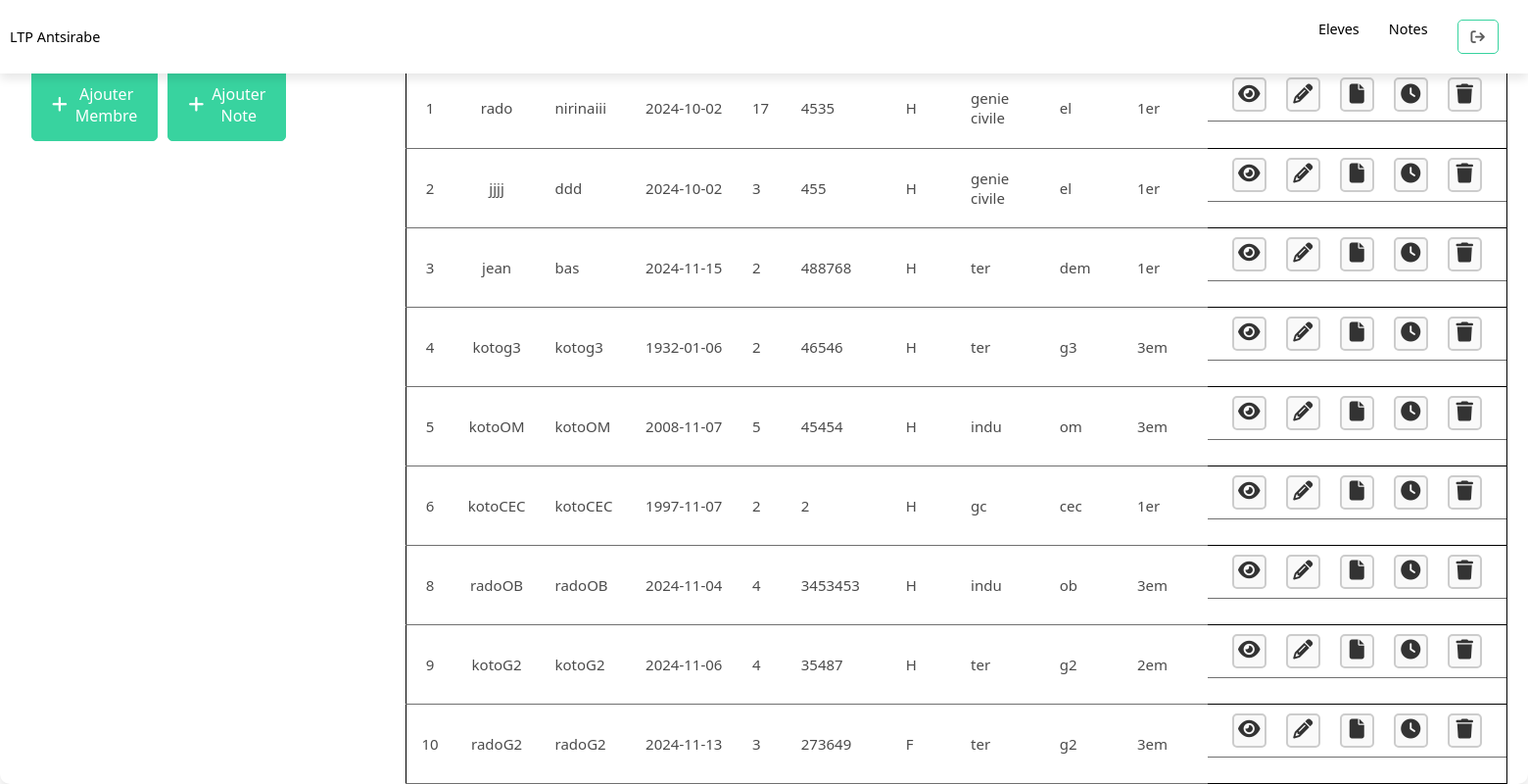
Before: /Controller/ListeController.php with the older database file.
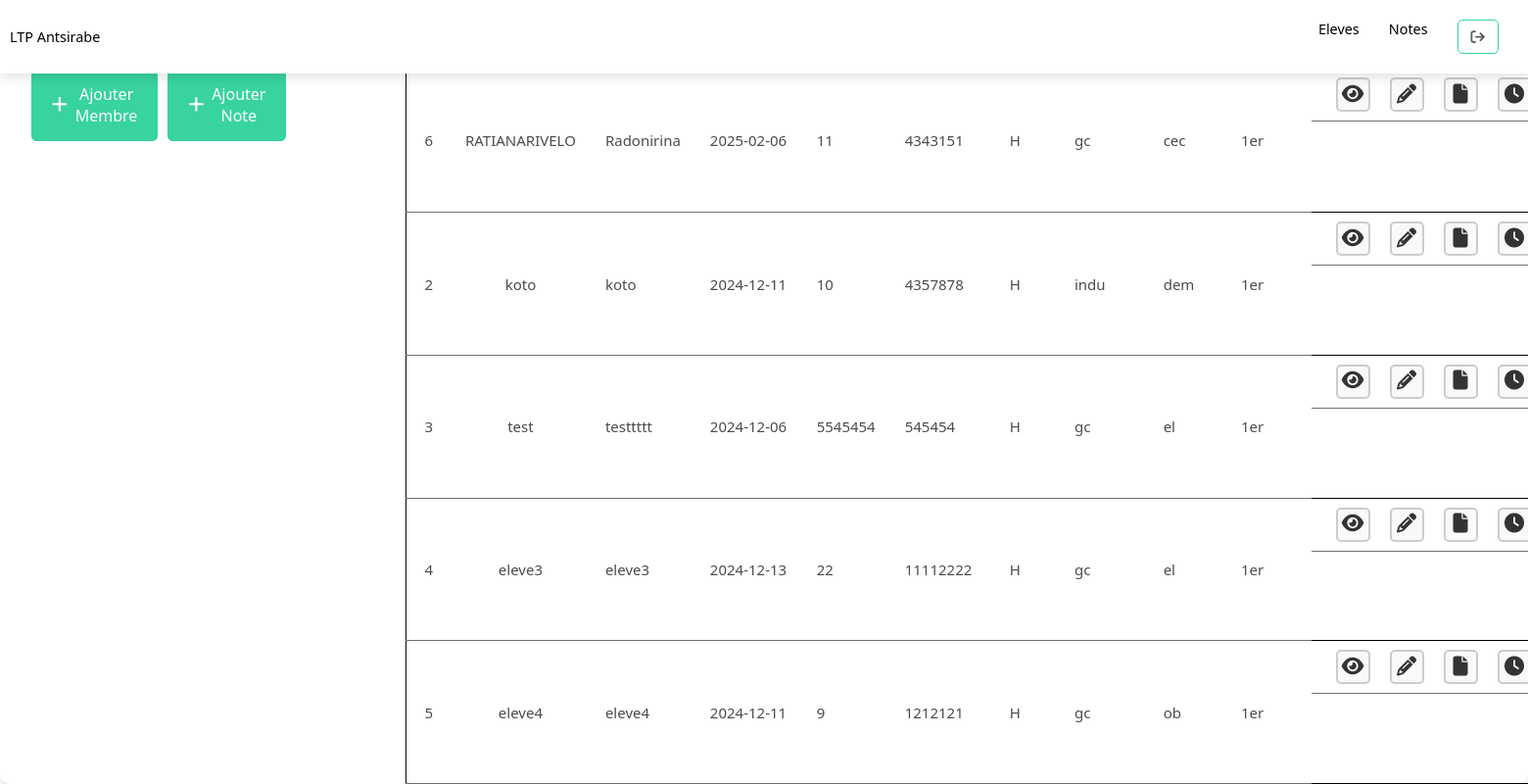
After: the same page with the newer database file.
### tables this page shows
CREATE TABLE `eleves` (
  `id` int(11) NOT NULL,
  `nom` varchar(255) NOT NULL,
  `prenom` varchar(255) NOT NULL,
  `date_naissance` date NOT NULL,
  `numero` int(4) NOT NULL,
  `matricule` varchar(255) NOT NULL,
  `sexe` varchar(6) NOT NULL,
  `secteur` varchar(255) NOT NULL,
  `filiere` varchar(255) NOT NULL,
  `niveau` varchar(255) NOT NULL,
  `Contact` varchar(100) NOT NULL,
  `Address` varchar(100) NOT NULL,
  `Inscription` varchar(100) NOT NULL,
  `Observation` varchar(11) NOT NULL
);

### Controller/ListeController.php (called while the page is built)
<?php
    require_once '../Models/EleveModel.php';
    require_once '../Dbo/DbAcces.php';
    require_once '../config/database.php';
    $contro = new DbAcces($conn);
    $lesEleves = $contro->ListeEleve();
    include '../liste.php';

### Dbo/DbAcces.php (called while the page is built, shortened)
<?php
    require_once '../Models/EleveModel.php';
    class DbAcces{
        private $conn;
        public function __construct($conn){
            $this->conn = $conn;
        }
        public function ListeEleve() {
            try {
                $requete = $this->conn->query("SELECT * FROM eleves");
                $eleves = [];
                while ($row = $requete->fetch(PDO::FETCH_ASSOC)) {
                    $eleves[] = new EleveModel(
                        $row["id"],
                        $row["nom"],
                        $row["prenom"],
                        $row["date_naissance"],
                        $row["numero"],
                        $row["matricule"],
                        $row["sexe"],
                        $row["secteur"],
                        $row["filiere"],
                        $row["niveau"],
                        $row["Contact"],
                        $row["Address"],
                        $row["Inscription"],
                        $row["Observation"],
                    );
                }
                return $eleves;
            } catch (PDOException $ex) {
                echo "Erreur : " . $ex->getMessage();
                return false;
            }
        }
    }
?>

### Models/EleveModel.php (called while the page is built, shortened)
<?php
    class EleveModel{
        private $id;
        private $nom;
        private $prenom;
        private $date_naissance;
        private $numero;
        private $matricule;
        private $sexe;
        private $secteur;
        private $filiere;
        private $niveau;
        public function __construct($id,$nom,$prenom,$date_naissance,$numero,$matricule,$sexe,$secteur,$filiere,$niveau,$contact,$address,$inscription,$observation){
        $this->id = $id;
            $this->nom = $nom;
            $this->prenom = $prenom;
            $this->date_naissance = $date_naissance;
            $this->numero = $numero;
            $this->matricule = $matricule;
            $this->sexe = $sexe;
            $this->secteur = $secteur;
            $this->filiere = $filiere;
            $this->niveau = $niveau;
        }
        public function getId()
        {
                return $this->id;
        }
        public function getNom()
        {
                return $this->nom;
        }
        public function getPrenom()
        {
                return $this->prenom;
        }
        public function getDate_naissance()
        {
                return $this->date_naissance;
        }
        public function getNumero()
        {
                return $this->numero;
        }
        public function getMatricule()
        {
                return $this->matricule;
        }
        public function getSexe()
        {
                return $this->sexe;
        }
        public function getSecteur()
        {
                return $this->secteur;
        }
        public function getFiliere()
        {
                return $this->filiere;
        }
        public function getNiveau()
        {
                return $this->niveau;
        }
    }
?>

### liste.php (the view, shortened to what this page needs)
<!DOCTYPE html>
<html>
<head>
<head>
    <link rel="stylesheet" href="../public/css/liste.css">
    <link rel="stylesheet" href="../public/css/all.min.css">
    <link rel="stylesheet" href="../public/css/fontawesome.min.css">
    <link rel="stylesheet" href="../public/DataTables/datatables.min.css">
</head>
</head>
<body>
<?php
include '../views/header.php';
?>
    <div class="container">
      <header>
        <div class="addMemberBtn">
              <a href="../formulaire.php"><button><i class="fa fa-plus"></i> Ajouter Membre </button></a>
              <a href="./NoteController.php"><button><i class="fa fa-plus"></i>  Ajouter Note</button></a>
          </div>
      </header>
      <table id="example" class="display">
          <thead>
              <tr class="heading">
                  <th>id</th>
                  <th>Nom</th>
                  <th>Prenom</th>
                  <th>Date de naissance</th>
                  <th>N°</th>
                  <th>Matricule</th>
                  <th>Sexe</th>
                  <th>Secteur</th>
                  <th>Filière</th>
                  <th>Niveau</th>
                  <th>Action</th>
              </tr>
          </thead>
          <tbody>
          <?php
              foreach($lesEleves as $eleve):?>
              <tr class="tbody">
                  <td><?php echo $eleve->getId(); ?></td>
                  <td><?php echo $eleve->getNom(); ?></td>
                  <td><?php echo $eleve->getPrenom(); ?></td>
                  <td><?php echo $eleve->getDate_naissance(); ?></td>
                  <td><?php echo $eleve->getNumero(); ?></td>
                  <td><?php echo $eleve->getMatricule(); ?></td>
                  <td><?php echo $eleve->getSexe(); ?></td>
                  <td><?php echo $eleve->getSecteur(); ?></td>
                  <td><?php echo $eleve->getFiliere(); ?></td>
                  <td><?php echo $eleve->getNiveau(); ?></td>
                  <td class="action-buttons">
                    <a href="./VoirEleveController.php/?id=<?php echo $eleve->getId(); ?>"><button class="view"><i class="fa fa-eye"></i></button></a>
                    <a href="./ModifierEleveController.php/?id=<?php echo $eleve->getId(); ?>"><button class="edit"><i class="fa fa-pencil"></i></button></a>
                    <a href="./AfficherNoteElController.php/?num_matricule=<?php echo $eleve->getMatricule(); ?>&fil=<?php echo $eleve->getFiliere(); ?>&id=<?php echo $eleve->getId(); ?>" ><button class="file"><i class="fa fa-file"></i></button></button></a>
                    <a href="../views/absFormulaire.php/?id=<?php echo $eleve->getId(); ?>"><button class="clock"><i class="fa fa-clock"></i></button></a>
                    <a href="./SupprimerEleveController.php/?id=<?php echo $eleve->getId(); ?>" onclick=" return comfirmDelete();" id="mylink"><button class="delete"><i class="fa fa-trash"></i></button></a>
                </td>
              </tr>
              <?php endforeach ?>
          </tbody>
      </table>
    </div>
</body>
</html>

### views/header.php (shortened to what this page needs)
<!DOCTYPE html>
<html lang="en">
<head>
    <link rel="stylesheet" href="style.css">
    <link rel="stylesheet" href="../../public/css/all.min.css">
    <link rel="stylesheet" href="../../public/css/fontawesome.min.css">
</head>
<body>
    <header class="header">
        <li><a href="/projetEcole/Controller/ListeController.php">LTP Antsirabe</a></li>
        <div class="menu">
            <li><a class="lien" href="/projetEcole/Controller/ListeController.php">Eleves</a></li>
            <li><a class="lien" href="/projetEcole/views/resultat.php">Notes</a></li>
            <li class="dec"><a href="/projetEcole/Controller/deconnectionController.php"><i class="fa fa-sign-out"></i></a></li>
        </div>
    </header>
</body>
</html>

### public/css/liste.css (style rules this page uses)
:root { --dark1: #0000004d; --dark2: #181c28; --dark3: #212529; --dark4: #2d3135; --dark5: #424549; --dark6: #404346; --dark7: #9c9c9c; --dark8: #dae0e7; --dark9: #262a2e; }
* { margin: 0; padding: 0; box-sizing: border-box; font-family: system-ui, -apple-system, BlinkMacSystemFont, 'Segoe UI', Roboto, Oxygen, Ubuntu, Cantarell, 'Open Sans', 'Helvetica Neue', sans-serif; }
.container { padding: 20px; box-shadow: 0 5px 10px rgba(0, 0, 0, 0.1); background: #fff; border-radius: 10px; }
.container header .addMemberBtn { margin-bottom: 40px; margin-top: 70px; display: flex; justify-content: space-between; }
header .addMemberBtn button, .popup header .closeBtn, .popup footer .submitBtn { padding: 14px 20px; color: #333; background: transparent; font-size: 16px; cursor: pointer; pointer-events: auto; outline: none; border: 1px solid #38d39f; background: #38d39f; border-radius: 5px; color: #fff; }
.container table { border-collapse: collapse; text-align: left; }
table .heading { background: #ddd; background: transparent; color: #333; }
table tr th, table tr td { padding: 4px 15px; color: #4b4b4b; }
table tr th { padding: 12px 15px; }
table tr td:nth-child(1), table tr td:nth-child(2) { text-align: center; }
table tr td { border-bottom: 1px solid #707070; }
table tbody tr:first-child td { border-top: 1px solid #707070; }
table tr td { font-size: 15px; }
table td button { margin: 0 3px; pointer-events: auto; font-size: 16px; }
.header { display: flex; width: 100%; justify-content: space-between; padding: 20px 10px; list-style-type: none; background-color: #fff; box-shadow: 0 5px 10px rgba(0, 0, 0, 0.1); }
.menu { display: flex; gap: 30px; list-style-type: none; margin-right: 20px; }
.header a { text-decoration: none; color: #000; }
.dec a { background: none; border: 1px solid #ddd; color: #fff; padding: 7px 13px; border-radius: 5px; transition: all 0.3s; }
tr.tbody { border: 1px solid #000; }
.action-buttons { display: flex; flex-direction: row; justify-content: space-evenly; align-items: center; }
.action-buttons a { margin: 0 5px; }
.action-buttons button { border: none; background: transparent; cursor: pointer; }
td.action-buttons { text-align: center; vertical-align: middle; }
.action-buttons button { width: 35px; height: 35px; margin: 5px; border: 2px solid #ccc; border-radius: 5px; background-color: #f9f9f9; cursor: pointer; transition: 0.3s; }
.action-buttons button i { font-size: 20px; color: #333; }
.addMemberBtn button { display: flex; align-items: center; padding: 10px 20px; font-size: 16px; border: 2px solid #007bff; border-radius: 5px; background-color: #f9f9f9; color: #007bff; cursor: pointer; transition: background-color 0.3s, color 0.3s; }
.addMemberBtn button i { margin-right: 8px; font-size: 18px; }
.addMemberBtn a { margin-right: 10px; text-decoration: none; }

### public/css/style.css (style rules this page uses)
* { padding: 0; margin: 0; box-sizing: border-box; }
body { font-family: sans-serif; }
.container { width: 100%; height: 100vh; display: grid; grid-template-columns: repeat(2, 1fr); grid-gap: 7rem; padding: 0 2rem; }
a { display: block; text-align: right; text-decoration: none; color: #999; font-size: 0.9rem; transition: .3s; }

### views/header.php (style rules this page uses)
.header { position: absolute; top: 0; display: flex; width: 100%; justify-content: space-between; padding: 20px 10px; list-style-type: none; background-color: #fff; box-shadow: 0 5px 10px rgba(0, 0, 0, 0.1); width: 100%; }
.menu { display: flex; gap: 30px; list-style-type: none; margin-right: 20px; }
.header a { text-decoration: none; color: #000; position: relative; }
.header a.lien::after { content: ''; position: absolute; left: 0; bottom: -3px; width: 0; height: 2px; background-color: #6ee500; transition: width 0.3s ease; }
.dec a { background: transparent; border: 1px solid #38d39f; color: #5C5C5C; padding: 7px 13px; border-radius: 5px; transition: background 0.3s; }
.header { display: flex; align-items: center; }

Changed rows visible on the page:
removed eleves: id "1", nom "rado", prenom "nirinaiii", date_naissance "2024-10-02", numero "17", matricule "4535", sexe "H", secteur "genie civile", filiere "el", niveau "1er"
removed eleves: id "8", nom "radoOB", prenom "radoOB", date_naissance "2024-11-04", numero "4", matricule "3453453", sexe "H", secteur "indu", filiere "ob", niveau "3em"
removed eleves: id "9", nom "kotoG2", prenom "kotoG2", date_naissance "2024-11-06", numero "4", matricule "35487", sexe "H", secteur "ter", filiere "g2", niveau "2em"
removed eleves: id "10", nom "radoG2", prenom "radoG2", date_naissance "2024-11-13", numero "3", matricule "273649", sexe "F", secteur "ter", filiere "g2", niveau "3em"
changed eleves "cec": nom "kotoCEC" → "RATIANARIVELO"; prenom "kotoCEC" → "Radonirina"; date_naissance "1997-11-07" → "2025-02-06"; numero "2" → "11"; matricule "2" → "4343151"; moves up the list
changed eleves id 2: nom "jjjj" → "koto"; prenom "ddd" → "koto"; date_naissance "2024-10-02" → "2024-12-11"; numero "3" → "10"; matricule "455" → "4357878"; secteur "genie civile" → "indu"; filiere "el" → "dem"
changed eleves id 3: nom "jean" → "test"; prenom "bas" → "testtttt"; date_naissance "2024-11-15" → "2024-12-06"; numero "2" → "5545454"; matricule "488768" → "545454"; secteur "ter" → "gc"; filiere "dem" → "el"
changed eleves id 4: nom "kotog3" → "eleve3"; prenom "kotog3" → "eleve3"; date_naissance "1932-01-06" → "2024-12-13"; numero "2" → "22"; matricule "46546" → "11112222"; secteur "ter" → "gc"; filiere "g3" → "el"; niveau "3em" → "1er"
changed eleves id 5: nom "kotoOM" → "eleve4"; prenom "kotoOM" → "eleve4"; date_naissance "2008-11-07" → "2024-12-11"; numero "5" → "9"; matricule "45454" → "1212121"; secteur "indu" → "gc"; filiere "om" → "ob"; niveau "3em" → "1er"
